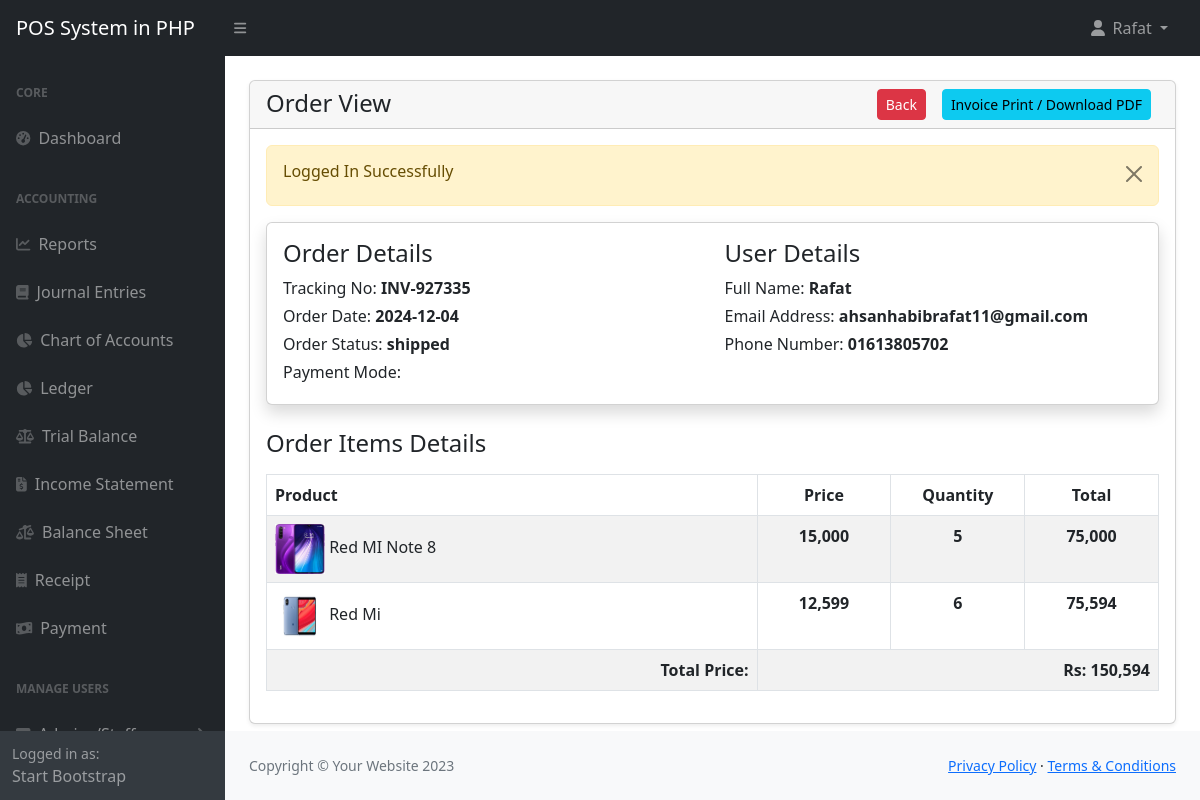
The page /admin/orders-view.php?track=INV-927335 (signed in) on the database its author committed.
### tables this page shows
CREATE TABLE `orders` (
  `id` int(11) NOT NULL,
  `customer_id` int(11) NOT NULL,
  `tracking_no` varchar(100) NOT NULL,
  `invoice_no` varchar(100) NOT NULL,
  `total_amount` varchar(100) NOT NULL,
  `order_date` date NOT NULL,
  `order_status` varchar(100) DEFAULT NULL,
  `payment_mode` varchar(100) NOT NULL COMMENT 'cash, online',
  `order_placed_by_id` int(11) NOT NULL
);

CREATE TABLE `customers` (
  `id` int(11) NOT NULL,
  `name` varchar(255) NOT NULL,
  `email` varchar(255) DEFAULT NULL,
  `phone` varchar(255) DEFAULT NULL,
  `status` tinyint(1) NOT NULL DEFAULT 0 COMMENT '0=visible,1=hidden',
  `created_at` date NOT NULL DEFAULT current_timestamp()
);

CREATE TABLE `order_items` (
  `id` int(11) NOT NULL,
  `order_id` int(11) NOT NULL,
  `product_id` int(11) NOT NULL,
  `price` varchar(100) NOT NULL,
  `quantity` varchar(100) NOT NULL
);

CREATE TABLE `products` (
  `id` int(11) NOT NULL,
  `category_id` int(11) NOT NULL,
  `name` varchar(255) NOT NULL,
  `description` mediumtext NOT NULL,
  `price` int(11) NOT NULL,
  `quantity` int(11) NOT NULL,
  `image` varchar(255) NOT NULL,
  `status` tinyint(1) NOT NULL DEFAULT 0 COMMENT '0=visible,1=hidden',
  `created_at` date NOT NULL DEFAULT current_timestamp(),
  `stockin` int(11) NOT NULL
);

### admin/orders-view.php (the view, shortened to what this page needs)
<?php include('includes/header.php'); ?>
<div class="container-fluid px-4">
    <div class="card mt-4 shadow-sm">
        <div class="card-header">
            <h4 class="mb-0">Order View
                <a href="orders-view-print.php?track=<?= $_GET['track'] ?>" class="btn btn-info mx-2 btn-sm float-end">Invoice Print / Download PDF</a>
                <a href="orders.php" class="btn btn-danger mx-2 btn-sm float-end">Back</a>
            </h4>
        </div>
        <div class="card-body">
            <?php
                if(isset($_GET['track']))
                {
                        ?>
                        <?php
                    $trackingNo = validate($_GET['track']);
                    $query = "SELECT o.*, c.* FROM orders o, customers c
                                WHERE c.id = o.customer_id AND tracking_no='$trackingNo'
                                ORDER BY o.id DESC";
                    $orders = mysqli_query($conn, $query);
                    if($orders)
                    {
                        if(mysqli_num_rows($orders) > 0){
                            $orderData = mysqli_fetch_assoc($orders);
                            ?>
                            <div class="card card-body shadow border-1 mb-4">
                                <div class="row">
                                    <div class="col-md-6">
                                        <h4>Order Details</h4>
                                        <label class="mb-1">
                                            Tracking No:
                                            <span class="fw-bold"><?= $orderData['tracking_no']; ?></span>
                                        </label>
                                        <br/>
                                        <label class="mb-1">
                                            Order Date:
                                            <span class="fw-bold"><?= $orderData['order_date']; ?></span>
                                        </label>
                                        <br/>
                                        <label class="mb-1">
                                            Order Status:
                                            <span class="fw-bold"><?= $orderData['order_status']; ?></span>
                                        </label>
                                        <br/>
                                        <label class="mb-1">
                                            Payment Mode:
                                        </label>
                                        <br/>
                                    </div>
                                    <div class="col-md-6">
                                        <h4>User Details</h4>
                                        <label class="mb-1">
                                            Full Name:
                                            <span class="fw-bold"><?= $orderData['name']; ?></span>
                                        </label>
                                        <br/>
                                        <label class="mb-1">
                                            Email Address:
                                            <span class="fw-bold"><?= $orderData['email']; ?></span>
                                        </label>
                                        <br/>
                                        <label class="mb-1">
                                            Phone Number:
                                            <span class="fw-bold"><?= $orderData['phone']; ?></span>
                                        </label>
                                        <br/>
                                    </div>
                                </div>
                            </div>
                            <?php
                                $orderItemQuery = "SELECT oi.quantity as orderItemQuantity, oi.price as orderItemPrice, o.*, oi.*, p.*
                                    FROM orders as o, order_items as oi, products as p
                                    WHERE oi.order_id = o.id AND p.id = oi.product_id AND o.tracking_no='$trackingNo'";
                                $orderItemsRes = mysqli_query($conn, $orderItemQuery);
                                if($orderItemsRes)
                                {
                                    if(mysqli_num_rows($orderItemsRes) > 0)
                                    {
                                        ?>
                                            <h4 class="my-3">Order Items Details</h4>
                                            <div class="table-responsive">
                                                <table class="table table-bordered table-striped">
                                                    <thead>
                                                        <tr>
                                                            <th>Product</th>
                                                            <th class="text-center">Price</th>
                                                            <th class="text-center">Quantity</th>
                                                            <th class="text-center">Total</th>
                                                        </tr>
                                                    </thead>
                                                    <tbody>
                                                        <?php foreach($orderItemsRes as $orderItemRow) : ?>
                                                            <tr>
                                                                <td>
                                                                    <img src="<?= $orderItemRow['image'] != '' ? '../'.$orderItemRow['image']: '../assets/images/no-img.jpg'; ?>"
                                                                        style="width:50px;height:50px;"
                                                                        alt="Img" />
                                                                    <?= $orderItemRow['name']; ?>
                                                                </td>
                                                                <td width="15%" class="fw-bold text-center">
                                                                    <?= number_format($orderItemRow['orderItemPrice'],0) ?>
                                                                </td>
                                                                <td width="15%" class="fw-bold text-center">
                                                                    <?= $orderItemRow['orderItemQuantity']; ?>
                                                                </td>
                                                                <td width="15%" class="fw-bold text-center">
                                                                    <?= number_format($orderItemRow['orderItemPrice'] * $orderItemRow['orderItemQuantity'],0) ?>
                                                                </td>
                                                            </tr>
                                                        <?php endforeach; ?>
                                                        <tr>
                                                            <td class="text-end fw-bold">Total Price: </td>
                                                            <td colspan="3" class="text-end fw-bold">Rs: <?= number_format($orderItemRow['total_amount'],0); ?></td>
                                                        </tr>
                                                    </tbody>
                                                </table>
                                            </div>
                                        <?php
                                    }
                                    else
                                    {
                                        echo '<h5>Something Went Wrong!</h5>';
                                        return false;
                                    }
                                }
                                else
                                {
                                    echo '<h5>Something Went Wrong!</h5>';
                                    return false;
                                }
                            ?>
                            <?php
                        }else{
                            echo '<h5>No Record Found!</h5>';
                            return false;
                        }
                    }
                    else
                    {
                        echo '<h5>Something Went Wrong!</h5>';
                    }
                }
            ?>
        </div>
    </div>
</div>
<?php include('includes/footer.php'); ?>

### rows shown on the page
orders: tracking_no "INV-927335", order_date "2024-12-04", order_status "shipped", customer.name "Rafat", customer.email "ahsanhabibrafat11@gmail.com", customer.phone "01613805702", total_amount "150,594"
order_items: product.image (picture), product.name "Red MI Note 8", price "15,000", quantity "5", $orderItemRow['orderItemPrice'] * $orderItemRow['orderItemQuantity'] "75,000"
order_items: product.image (picture), product.name "Red Mi", price "12,599", quantity "6", $orderItemRow['orderItemPrice'] * $orderItemRow['orderItemQuantity'] "75,594"

### other values the page prints
$_SESSION['loggedInUser']['name'] "Rafat"
$_SESSION['status'] "Logged In Successfully"
